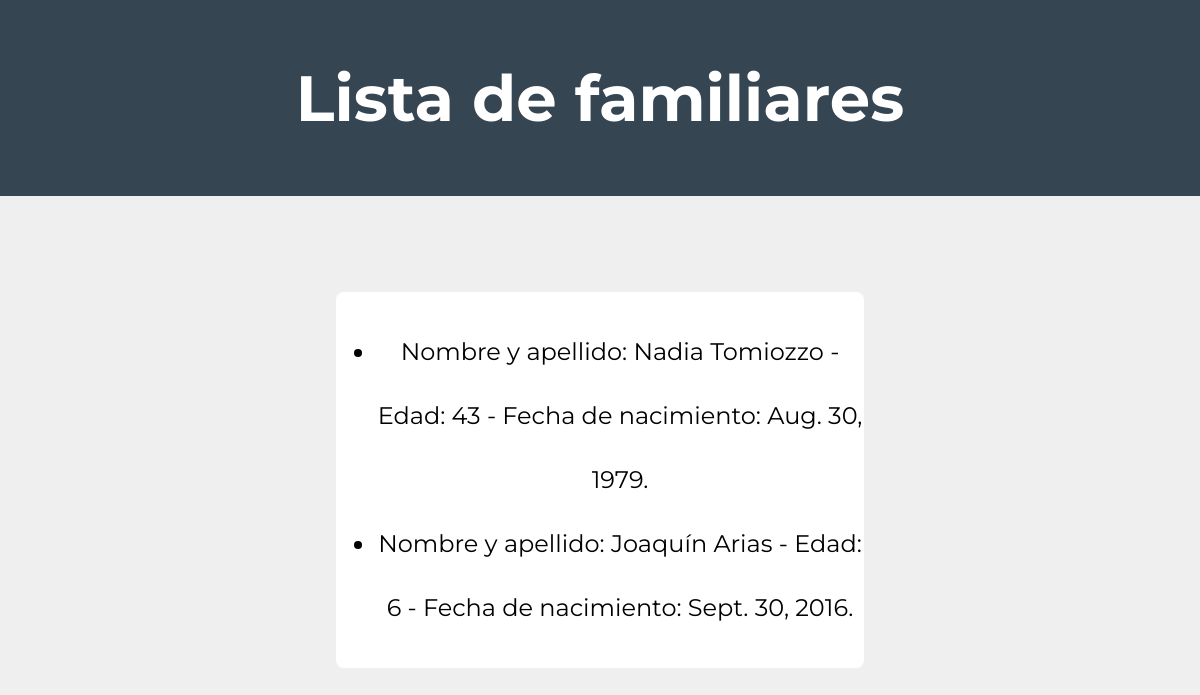
Before: /ver-familiares/ with the older database file.
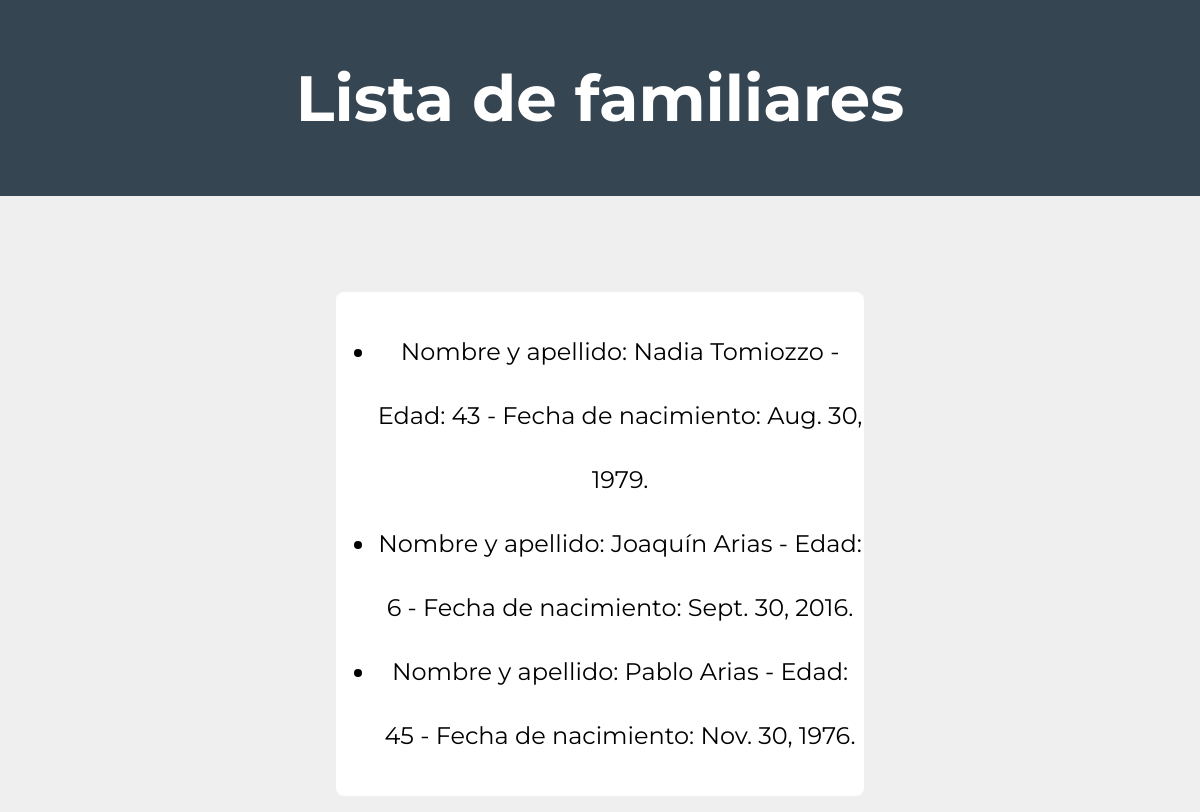
After: the same page with the newer database file.
### AppMVTValentinaArias/models.py (models this page shows)
class Familiar(models.Model):
    nombre = models.CharField(max_length=50)
    apellido = models.CharField(max_length=50)
    edad = models.IntegerField()
    fecha_nacimiento = models.DateField()

### AppMVTValentinaArias/views.py (the view)
# urls.py: path('ver-familiares/', lista_familiares, name="ver_familiares"),
def lista_familiares(request):
    lista = Familiar.objects.all()
    return render(request, "mostrar-familiares.html", {"lista_familiares": lista})

### AppMVTValentinaArias/templates/mostrar-familiares.html (shortened to what this page needs)
<!DOCTYPE html>
<html lang="en">
<head>
    {% load static %}
    <link href="{% static 'css/mostrar-familiares.css' %}"  rel="stylesheet" >
</head>
<body>
    <header>
        <h1>Lista de familiares</h1>
    </header>
    <section class="container">
        <article>
            <ul>
                {% for familiar in lista_familiares %}
                    <li>Nombre y apellido: {{familiar.nombre}} {{familiar.apellido}} - Edad: {{familiar.edad}} - Fecha de nacimiento: {{familiar.fecha_nacimiento}}.</li>
                {% endfor %}
            </ul>
        </article>
    </section>
</body>
</html>

Changed rows visible on the page:
added Familiar: nombre "Pablo", apellido "Arias", edad "45", fecha_nacimiento "Nov. 30, 1976"
